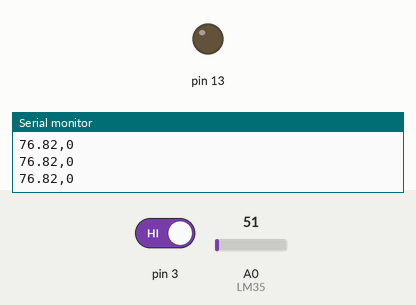
Simulated run of this sketch. Board: Arduino Uno, built with avr-gcc and run on an emulated ATmega328P. On the bench: output pins drawn as LEDs (lit = HIGH), the last lines printed to the serial monitor. The test bench sets the inputs (shaded band); at power-on: pin 3 HIGH, A0 (LM35) = 51.

Above: at 1.3 s.
1.4 s: pin 3 driven LOW
At 1.9 s:
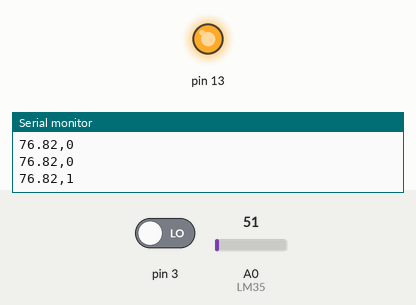
Timing chart, 0 to 4.4 s (numbered marks = the images above; inputs shaded):
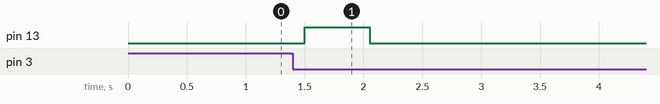

The sketch:

DigitalVibSensor.ino
```cpp
#define SensorLED   13
//Connect the sensor to digital Pin 3 which is Interrupts 1.
#define SensorINPUT  3

#include <SD.h>

unsigned char state = 0;
int v = 0;
File csvFile;

void setup() {
  Serial.begin(9600);//Set Baud Rate to 9600 bps

  pinMode(13, OUTPUT);
  pinMode(3, INPUT);
  //Trigger the blink function when the falling edge is detected
  attachInterrupt(1, blink, FALLING);
//  csvFile = SD.open("rohanrohan.csv", FILE_WRITE);


}

void loop() {

  if (state != 0) {       //vibration sensor
    state = 0;
    digitalWrite(13, HIGH);
    delay(50);
    v++;
  }
  else
    digitalWrite(13, LOW);


  uint16_t val;        //linear temp sensor
  double dat;
  val=analogRead(A0);//Connect LM35 on Analog A0
  dat = (double) val * (5/10.24);
  dat = dat*1.8+32;
  //Serial.print("Temp: ");
  Serial.print(dat);
  Serial.print(","); //expected to be lower for adult -> smaller variability in infant
  Serial.println(v);

  delay(500);

}

//Interrupts function
void blink() {
    state++;
}
```

Measured:
- after the input at 1.4 s, pin 13: LOW → HIGH after 0.10 s, → LOW 0.55 s later
